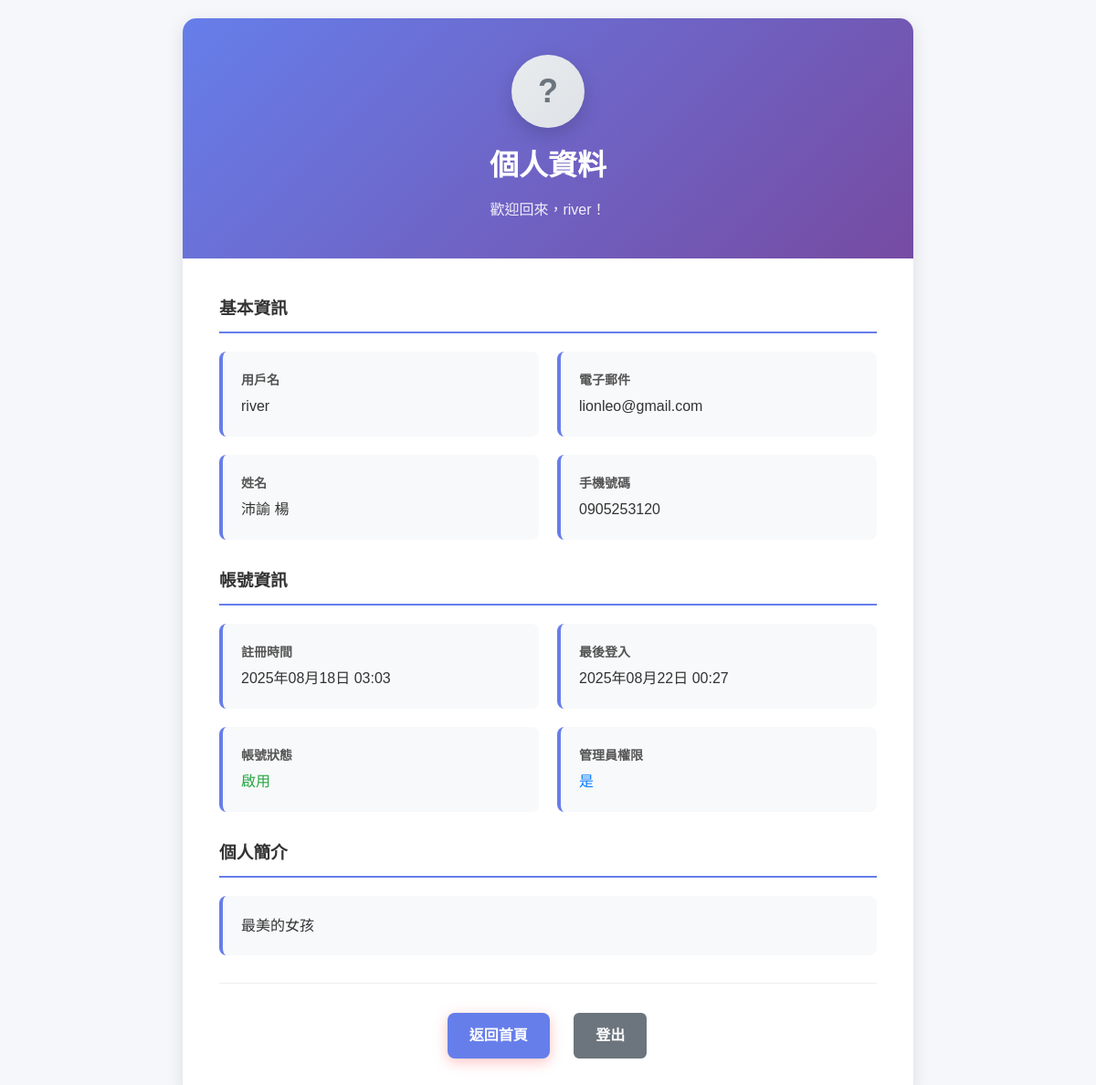
Page /accounts/profile/ (signed in) on the earlier database version.
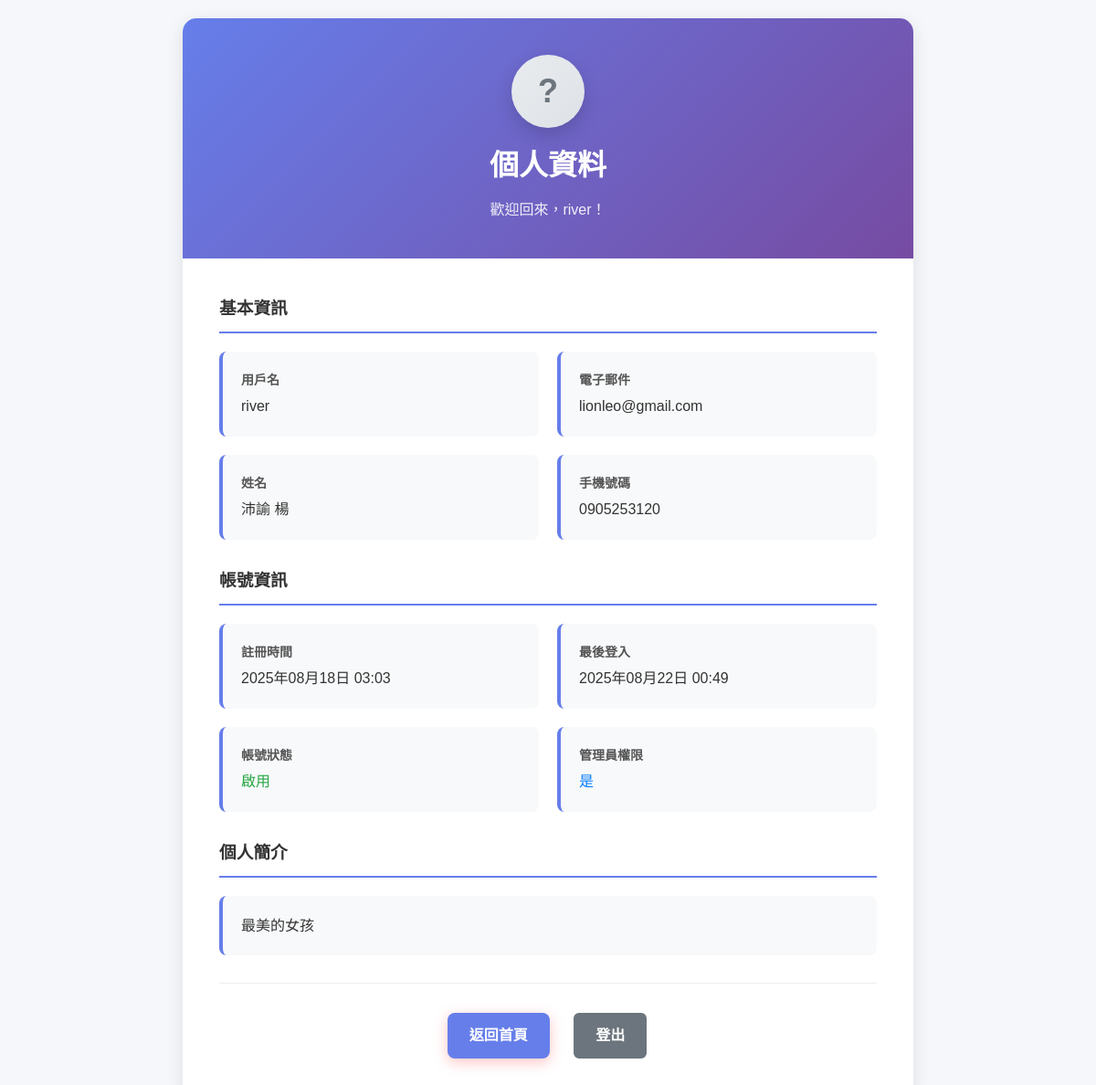
Same page on the later database version.
### Accounts/models.py (models this page shows, shortened)
class User(AbstractUser):
    email = models.EmailField(unique=True, verbose_name='電子郵件')
    phone = models.CharField(max_length=15, blank=True, null=True, verbose_name='手機號碼')
    avatar = models.ImageField(upload_to=avatar_upload_to, blank=True, null=True, verbose_name='頭像')
    bio = models.TextField(max_length=500, blank=True, verbose_name='個人簡介')
    date_joined = models.DateTimeField(default=timezone.now, verbose_name='註冊時間')
    last_login = models.DateTimeField(auto_now=True, verbose_name='最後登入')
    class Meta:
        verbose_name = '用戶'
        verbose_name_plural = '用戶'

### Accounts/views.py (the view)
# urls.py: path('profile/', views.profile, name='profile'),
@login_required
def profile(request):
    signer = TimestampSigner()
    avatar_url = None
    if request.user.avatar:
        token = signer.sign(f"{request.user.id}:{request.user.avatar.name}")
        avatar_url = reverse('Accounts:avatar', args=[request.user.id, token])
    return render(request, 'Accounts/profile.html', {
        'user': request.user,
        'avatar_url': avatar_url,
    })

### Accounts/templates/Accounts/profile.html (shortened to what the changed rows need)
{% load static %}
<!DOCTYPE html>
<html lang="zh-TW">
<head>
    <link rel="stylesheet" href="{% static 'home/css/home.css' %}">
    <link rel="stylesheet" href="{% static 'Accounts/css/profile.css' %}">
</head>
<body>
    <div class="profile-container">
        <div class="profile-card">
            <div class="profile-header">
                <div class="avatar-container">
                    {% if avatar_url %}
                        <img src="{{ avatar_url }}" alt="{{ user.username }} 的頭貼" class="avatar-image">
                    {% else %}
                        <div class="avatar-placeholder">?</div>
                    {% endif %}
                </div>
                <h1>個人資料</h1>
                <p>歡迎回來，{{ user.username }}！</p>
            </div>
            <div class="profile-content">
                <div class="profile-section">
                    <div class="profile-info">
                        <div class="info-item">
                            <div class="info-label">用戶名</div>
                            <div class="info-value">{{ user.username }}</div>
                        </div>
                        <div class="info-item">
                            <div class="info-label">電子郵件</div>
                            <div class="info-value">{{ user.email|default:"未設定" }}</div>
                        </div>
                        <div class="info-item">
                            <div class="info-label">姓名</div>
                            <div class="info-value">
                                {% if user.first_name or user.last_name %}
                                    {{ user.first_name }} {{ user.last_name }}
                                {% else %}
                                    未設定
                                {% endif %}
                            </div>
                        </div>
                        <div class="info-item">
                            <div class="info-label">手機號碼</div>
                            <div class="info-value">{{ user.phone|default:"未設定" }}</div>
                        </div>
                    </div>
                </div>
                <div class="profile-section">
                    <div class="profile-info">
                        <div class="info-item">
                            <div class="info-label">註冊時間</div>
                            <div class="info-value">{{ user.date_joined|date:"Y年m月d日 H:i" }}</div>
                        </div>
                        <div class="info-item">
                            <div class="info-label">最後登入</div>
                            <div class="info-value">{{ user.last_login|date:"Y年m月d日 H:i" }}</div>
                        </div>
                    </div>
                </div>
                {% if user.bio %}
                <div class="profile-section">
                    <h3>個人簡介</h3>
                    <div class="info-item">
                        <div class="info-value">{{ user.bio }}</div>
                    </div>
                </div>
                {% endif %}
            </div>
        </div>
    </div>
</body>
</html>

Differences in the rows shown:
changed User "river": last_login "2025年08月22日 00:27" → "2025年08月22日 00:49"
